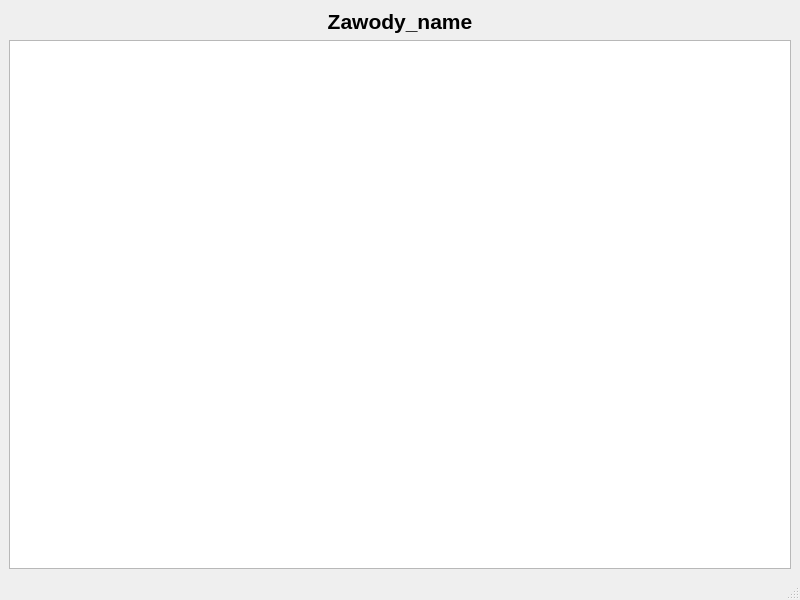
<?xml version="1.0" encoding="UTF-8"?>
<ui version="4.0">
 <class>MainWindow</class>
 <widget class="QMainWindow" name="MainWindow">
  <property name="geometry">
   <rect>
    <x>0</x>
    <y>0</y>
    <width>800</width>
    <height>600</height>
   </rect>
  </property>
  <property name="windowTitle">
   <string>MainWindow</string>
  </property>
  <widget class="QWidget" name="centralwidget">
   <layout class="QVBoxLayout" name="verticalLayout">
    <item>
     <widget class="QLabel" name="name_label">
      <property name="text">
       <string>&lt;html&gt;&lt;head/&gt;&lt;body&gt;&lt;p align=&quot;center&quot;&gt;&lt;span style=&quot; font-size:16pt; font-weight:600;&quot;&gt;Zawody_name&lt;/span&gt;&lt;/p&gt;&lt;/body&gt;&lt;/html&gt;</string>
      </property>
     </widget>
    </item>
    <item>
     <widget class="QTableWidget" name="tableWidget"/>
    </item>
   </layout>
  </widget>
  <widget class="QMenuBar" name="menubar">
   <property name="geometry">
    <rect>
     <x>0</x>
     <y>0</y>
     <width>800</width>
     <height>22</height>
    </rect>
   </property>
  </widget>
  <widget class="QStatusBar" name="statusbar"/>
 </widget>
 <resources/>
 <connections/>
</ui>
